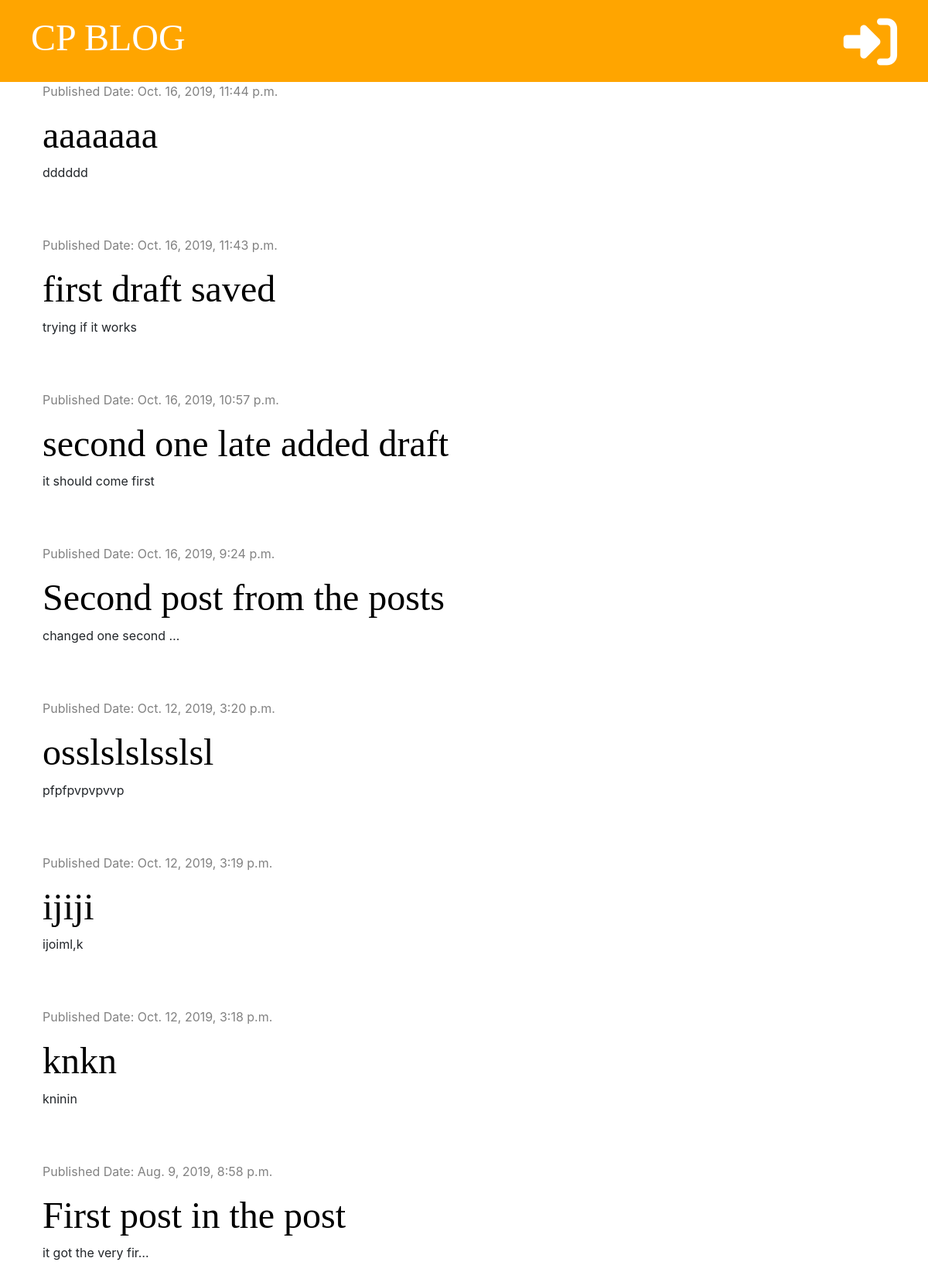
The page / on the database its author committed.
### blog/models.py (models this page shows, shortened)
class Post(models.Model):
    author = models.ForeignKey('auth.User', on_delete=models.CASCADE)
    title = models.CharField(max_length=200)
    text = models.TextField()
    created_date = models.DateTimeField(default=timezone.now)
    published_date = models.DateTimeField(blank=True, null=True)

### blog/views.py (the view)
# urls.py: path('', views.post_list, name='post_list'),
def post_list(request, ):
    posts = Post.objects.filter(published_date__lte=timezone.now()).order_by('-published_date')
    stuff_for_frontend = {'posts': posts}
    return render(request, 'blog/post_list.html', stuff_for_frontend)

### blog/templates/blog/post_list.html (shortened to what this page needs)
{% extends 'blog/base.html' %}
{% block content %}
            {% for post in posts %}
                <div class="post">
                    <div class="date">
                        <p>Published Date: {{ post.published_date }}</p>
                    </div>
                    <h1><a href="{% url 'post_detail' pk=post.pk %}">{{ post.title }}</a></h1>
                    <p>{{ post.text|truncatechars:20|linebreaksbr }}</p>
                </div>
            {% endfor %}
{% endblock %}

### blog/static/blog/blog.css (style rules this page uses)
h1, h2, h3, h4 { font-family: 'Tangerine', 'Inconsolata', 'Droid Sans', serif; font-size: 48px; }
.date { color: #828282; }
.post { margin-bottom: 70px; }
.post h1 a { color: black; }

### rows shown on the page
Post: published_date "Oct. 16, 2019, 11:44 p.m.", title "aaaaaaa", text "dddddd"
Post: published_date "Oct. 16, 2019, 11:43 p.m.", title "first draft saved", text "trying if it works"
Post: published_date "Oct. 16, 2019, 10:57 p.m.", title "second one late added draft", text "it should come first"
Post: published_date "Oct. 16, 2019, 9:24 p.m.", title "Second post from the posts", text "changed one second …"
Post: published_date "Oct. 12, 2019, 3:20 p.m.", title "osslslslsslsl", text "pfpfpvpvpvvp"
Post: published_date "Oct. 12, 2019, 3:19 p.m.", title "ijiji", text "ijoiml,k"
Post: published_date "Oct. 12, 2019, 3:18 p.m.", title "knkn", text "kninin"
Post: published_date "Aug. 9, 2019, 8:58 p.m.", title "First post in the post", text "it got the very fir…"
